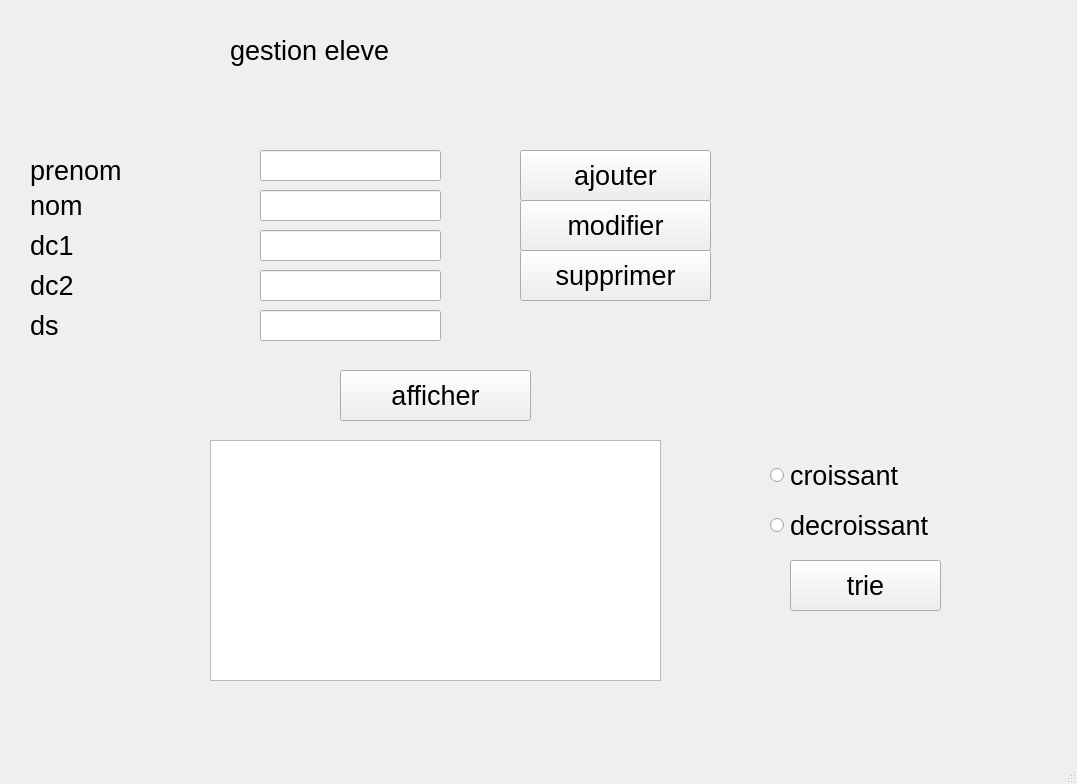
<?xml version="1.0" encoding="UTF-8"?>
<ui version="4.0">
 <class>MainWindow</class>
 <widget class="QMainWindow" name="MainWindow">
  <property name="geometry">
   <rect>
    <x>0</x>
    <y>0</y>
    <width>1077</width>
    <height>784</height>
   </rect>
  </property>
  <property name="windowTitle">
   <string>MainWindow</string>
  </property>
  <widget class="QWidget" name="centralwidget">
   <widget class="QListWidget" name="aff">
    <property name="geometry">
     <rect>
      <x>210</x>
      <y>440</y>
      <width>451</width>
      <height>241</height>
     </rect>
    </property>
    <property name="font">
     <font>
      <pointsize>15</pointsize>
     </font>
    </property>
   </widget>
   <widget class="QLabel" name="label">
    <property name="geometry">
     <rect>
      <x>30</x>
      <y>150</y>
      <width>141</width>
      <height>41</height>
     </rect>
    </property>
    <property name="font">
     <font>
      <pointsize>20</pointsize>
     </font>
    </property>
    <property name="text">
     <string>prenom</string>
    </property>
   </widget>
   <widget class="QLineEdit" name="pre">
    <property name="geometry">
     <rect>
      <x>260</x>
      <y>150</y>
      <width>181</width>
      <height>31</height>
     </rect>
    </property>
    <property name="font">
     <font>
      <pointsize>10</pointsize>
     </font>
    </property>
   </widget>
   <widget class="QLabel" name="label_2">
    <property name="geometry">
     <rect>
      <x>30</x>
      <y>190</y>
      <width>141</width>
      <height>31</height>
     </rect>
    </property>
    <property name="font">
     <font>
      <pointsize>20</pointsize>
     </font>
    </property>
    <property name="text">
     <string>nom</string>
    </property>
   </widget>
   <widget class="QLineEdit" name="nom">
    <property name="geometry">
     <rect>
      <x>260</x>
      <y>190</y>
      <width>181</width>
      <height>31</height>
     </rect>
    </property>
    <property name="font">
     <font>
      <pointsize>10</pointsize>
     </font>
    </property>
   </widget>
   <widget class="QLabel" name="label_3">
    <property name="geometry">
     <rect>
      <x>30</x>
      <y>270</y>
      <width>141</width>
      <height>31</height>
     </rect>
    </property>
    <property name="font">
     <font>
      <pointsize>20</pointsize>
     </font>
    </property>
    <property name="text">
     <string>dc2</string>
    </property>
   </widget>
   <widget class="QLabel" name="label_4">
    <property name="geometry">
     <rect>
      <x>30</x>
      <y>230</y>
      <width>141</width>
      <height>31</height>
     </rect>
    </property>
    <property name="font">
     <font>
      <pointsize>20</pointsize>
     </font>
    </property>
    <property name="text">
     <string>dc1</string>
    </property>
   </widget>
   <widget class="QLineEdit" name="dc1">
    <property name="geometry">
     <rect>
      <x>260</x>
      <y>230</y>
      <width>181</width>
      <height>31</height>
     </rect>
    </property>
    <property name="font">
     <font>
      <pointsize>10</pointsize>
     </font>
    </property>
   </widget>
   <widget class="QLineEdit" name="dc2">
    <property name="geometry">
     <rect>
      <x>260</x>
      <y>270</y>
      <width>181</width>
      <height>31</height>
     </rect>
    </property>
    <property name="font">
     <font>
      <pointsize>10</pointsize>
     </font>
    </property>
   </widget>
   <widget class="QLabel" name="label_6">
    <property name="geometry">
     <rect>
      <x>30</x>
      <y>310</y>
      <width>141</width>
      <height>31</height>
     </rect>
    </property>
    <property name="font">
     <font>
      <pointsize>20</pointsize>
     </font>
    </property>
    <property name="text">
     <string>ds</string>
    </property>
   </widget>
   <widget class="QLineEdit" name="ds">
    <property name="geometry">
     <rect>
      <x>260</x>
      <y>310</y>
      <width>181</width>
      <height>31</height>
     </rect>
    </property>
    <property name="font">
     <font>
      <pointsize>10</pointsize>
     </font>
    </property>
   </widget>
   <widget class="QLabel" name="label_7">
    <property name="geometry">
     <rect>
      <x>230</x>
      <y>30</y>
      <width>451</width>
      <height>41</height>
     </rect>
    </property>
    <property name="font">
     <font>
      <pointsize>20</pointsize>
     </font>
    </property>
    <property name="text">
     <string>gestion eleve</string>
    </property>
   </widget>
   <widget class="QPushButton" name="btnaj">
    <property name="geometry">
     <rect>
      <x>520</x>
      <y>150</y>
      <width>191</width>
      <height>51</height>
     </rect>
    </property>
    <property name="font">
     <font>
      <pointsize>20</pointsize>
     </font>
    </property>
    <property name="text">
     <string>ajouter</string>
    </property>
   </widget>
   <widget class="QPushButton" name="btnsup">
    <property name="geometry">
     <rect>
      <x>520</x>
      <y>250</y>
      <width>191</width>
      <height>51</height>
     </rect>
    </property>
    <property name="font">
     <font>
      <pointsize>20</pointsize>
     </font>
    </property>
    <property name="text">
     <string>supprimer</string>
    </property>
   </widget>
   <widget class="QPushButton" name="btnmod">
    <property name="geometry">
     <rect>
      <x>520</x>
      <y>200</y>
      <width>191</width>
      <height>51</height>
     </rect>
    </property>
    <property name="font">
     <font>
      <pointsize>20</pointsize>
     </font>
    </property>
    <property name="text">
     <string>modifier</string>
    </property>
   </widget>
   <widget class="QRadioButton" name="btnc">
    <property name="geometry">
     <rect>
      <x>770</x>
      <y>460</y>
      <width>221</width>
      <height>31</height>
     </rect>
    </property>
    <property name="font">
     <font>
      <pointsize>20</pointsize>
     </font>
    </property>
    <property name="text">
     <string>croissant</string>
    </property>
   </widget>
   <widget class="QRadioButton" name="btndc">
    <property name="geometry">
     <rect>
      <x>770</x>
      <y>500</y>
      <width>231</width>
      <height>51</height>
     </rect>
    </property>
    <property name="font">
     <font>
      <pointsize>20</pointsize>
     </font>
    </property>
    <property name="text">
     <string>decroissant</string>
    </property>
   </widget>
   <widget class="QPushButton" name="btntrie">
    <property name="geometry">
     <rect>
      <x>790</x>
      <y>560</y>
      <width>151</width>
      <height>51</height>
     </rect>
    </property>
    <property name="font">
     <font>
      <pointsize>20</pointsize>
     </font>
    </property>
    <property name="text">
     <string>trie</string>
    </property>
   </widget>
   <widget class="QPushButton" name="btnaff">
    <property name="geometry">
     <rect>
      <x>340</x>
      <y>370</y>
      <width>191</width>
      <height>51</height>
     </rect>
    </property>
    <property name="font">
     <font>
      <pointsize>20</pointsize>
     </font>
    </property>
    <property name="text">
     <string>afficher</string>
    </property>
   </widget>
  </widget>
  <widget class="QMenuBar" name="menubar">
   <property name="geometry">
    <rect>
     <x>0</x>
     <y>0</y>
     <width>1077</width>
     <height>26</height>
    </rect>
   </property>
  </widget>
  <widget class="QStatusBar" name="statusbar"/>
 </widget>
 <resources/>
 <connections/>
</ui>
